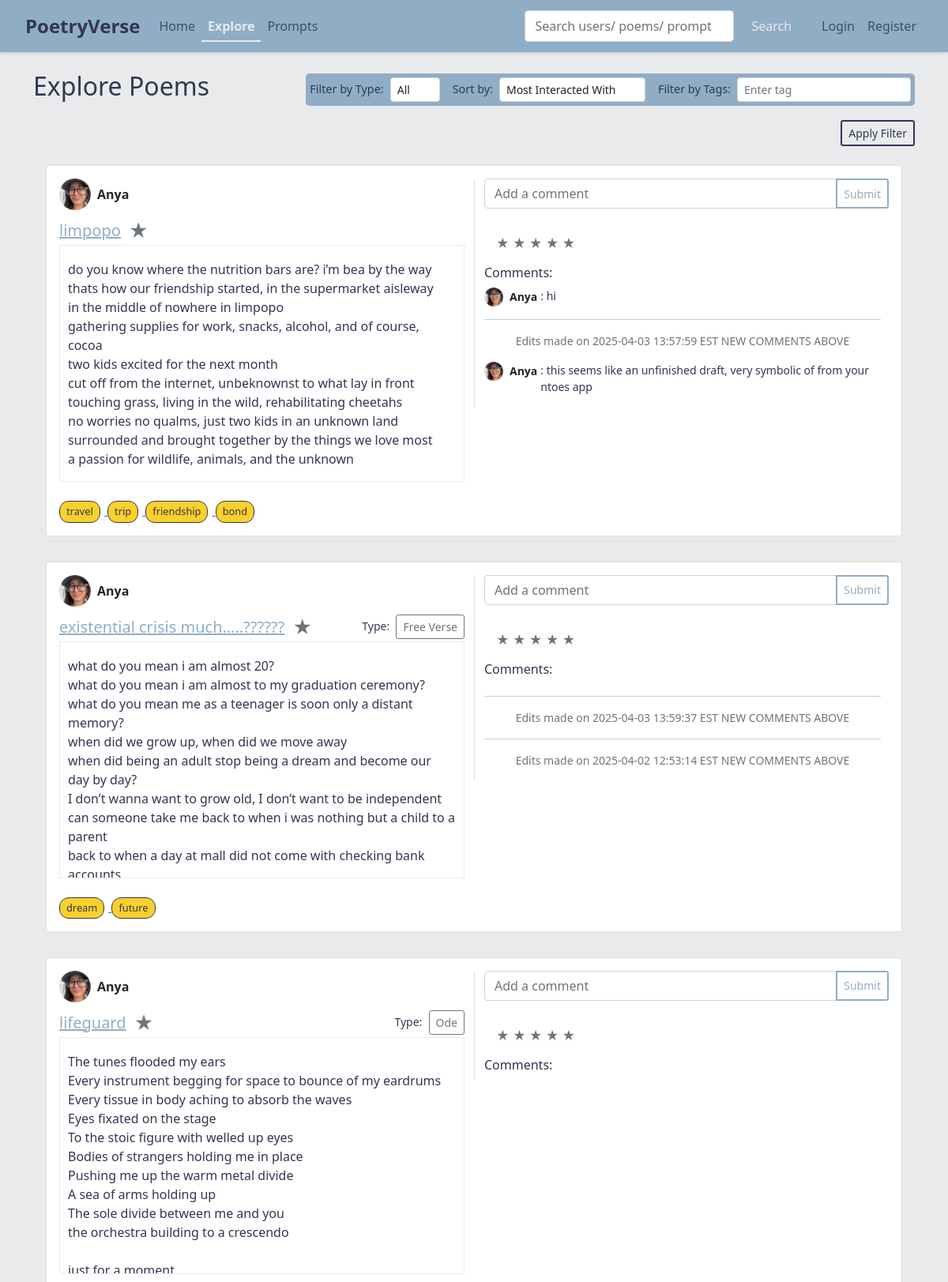
Before: /explore (upper part) with the older database file.
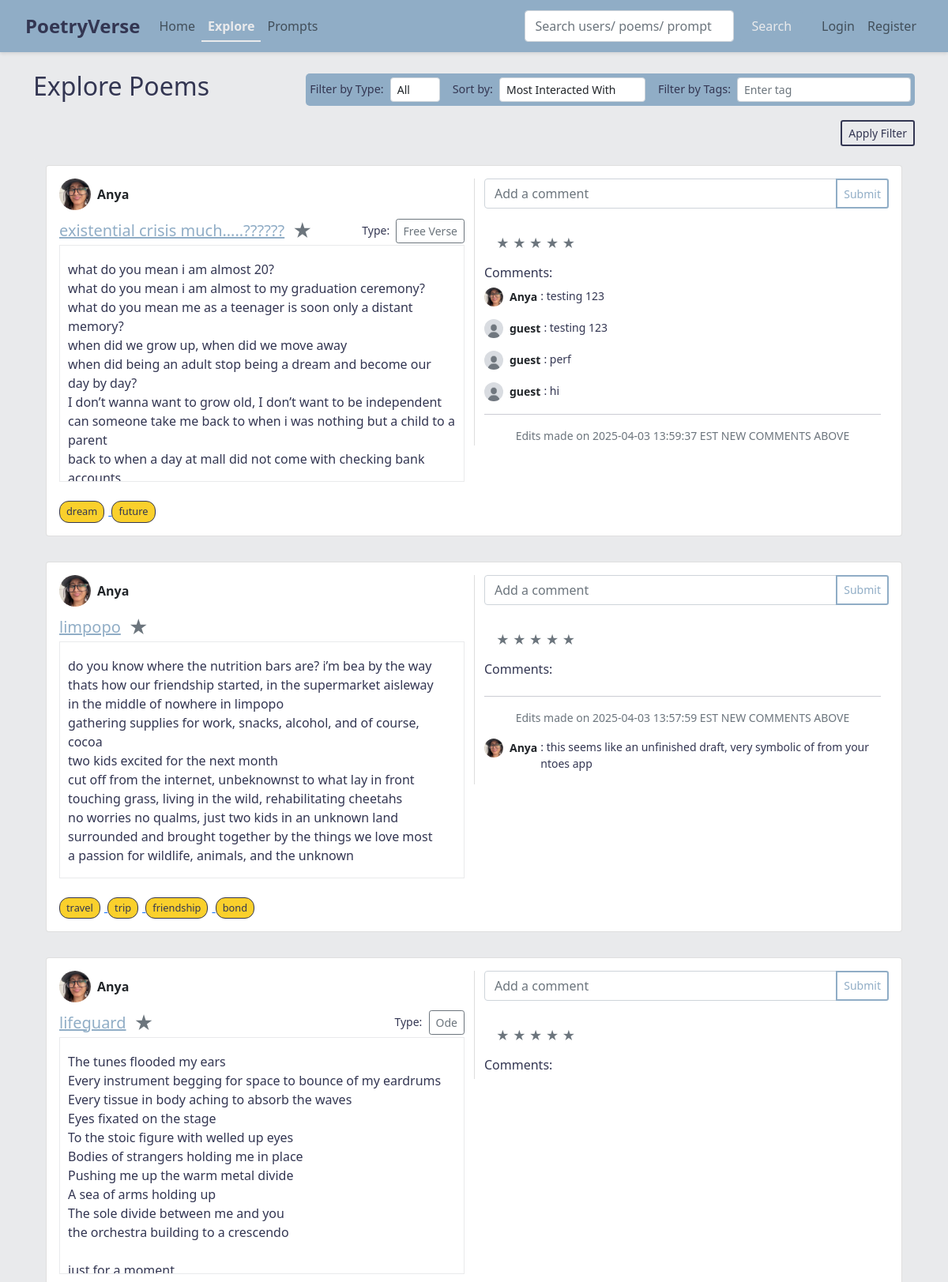
After: the same page with the newer database file.
### app.py (models this page shows)
class Poem(db.Model):
    id = db.Column(db.Integer, primary_key=True)
    title = db.Column(db.String(200), nullable=False)
    content = db.Column(db.Text, nullable=False)
    poem_type = db.Column(db.String(100), nullable=True)
    rating = db.Column(db.Integer, default=0)
    user_id = db.Column(db.Integer, db.ForeignKey('user.id'), nullable=False)
    collection_id = db.Column(db.Integer, db.ForeignKey('collection.id'), nullable=True)
    visibility = db.Column(db.String(10), nullable=False, default='public')
    comments = db.relationship('Comment', backref='poem', lazy=True, cascade="all, delete-orphan")
    tags = db.relationship('Tag', secondary=poem_tags, backref=db.backref('poems', lazy='dynamic'))
    prompt_id = db.Column(db.Integer, db.ForeignKey('prompt.id'), nullable=True)

class User(db.Model, UserMixin):
    id = db.Column(db.Integer, primary_key=True)
    username = db.Column(db.String(150), unique=True, nullable=False)
    email = db.Column(db.String(150), unique=True, nullable=False)
    password = db.Column(db.String(200), nullable=False)
    description = db.Column(db.Text, nullable=True)
    profile_image = db.Column(db.String(300), nullable=True)
    poems = db.relationship('Poem', backref='author', lazy=True)
    collections = db.relationship('Collection', backref='owner', lazy=True)
    favorite_poems = db.relationship('Poem', secondary=favorites, backref=db.backref('favorited_by', lazy='dynamic'))
    following = db.relationship('User', secondary=followers,
                                primaryjoin=(followers.c.follower_id == id),
                                secondaryjoin=(followers.c.followed_id == id),
                                backref=db.backref('followers', lazy='dynamic'),
                                lazy='dynamic')

class Tag(db.Model):
    id = db.Column(db.Integer, primary_key=True)
    name = db.Column(db.String(50), unique=True, nullable=False)

class Comment(db.Model):
    id = db.Column(db.Integer, primary_key=True)
    text = db.Column(db.String(300), nullable=False)
    poem_id = db.Column(db.Integer, db.ForeignKey('poem.id'), nullable=False)
    user_id = db.Column(db.Integer, db.ForeignKey('user.id'), nullable=False)
    created_at = db.Column(db.DateTime, default=datetime.utcnow)
    is_edit_marker = db.Column(db.Boolean, default=False)
    author = db.relationship('User', backref='comments')

### app.py (the view)
@app.route('/explore')
def explore():
    if current_user.is_authenticated:
        base_query = Poem.query.filter(
            (Poem.visibility == 'public') |
            (Poem.visibility.like("select_group:%"))
        )
    else:
        base_query = Poem.query.filter_by(visibility='public')
    filter_tags = request.args.get('filter_tags', None)
    if filter_tags:
        tag_list = [tag.strip() for tag in filter_tags.split(',') if tag.strip()]
        if tag_list:
            base_query = base_query.join(Poem.tags).filter(Tag.name.in_(tag_list)).group_by(Poem.id)
    all_poems = base_query.all()
    if current_user.is_authenticated:
        visible_poems = []
        for poem in all_poems:
            if poem.visibility == 'public':
                visible_poems.append(poem)
            elif poem.visibility.startswith("select_group:"):
                try:
                    group_id = int(poem.visibility.split(":")[1])
                    group = ChatGroup.query.get(group_id)
                    if group and current_user in group.members:
                        visible_poems.append(poem)
                except (IndexError, ValueError):
                    pass
        poems = visible_poems
    else:
        poems = all_poems
    sortBy = request.args.get('sortBy', 'most_interacted')
    if sortBy == "most_interacted":
        poems = sorted(poems, key=lambda p: len(p.comments), reverse=True)
    elif sortBy == "old_to_new":
        poems = sorted(poems, key=lambda p: p.id)
    elif sortBy == "new_to_old":
        poems = sorted(poems, key=lambda p: p.id, reverse=True)
    return render_template('explore.html', poems=poems)

### templates/explore.html (shortened to what the changed rows need)
{% extends "base.html" %}
{% block content %}
<div class="d-flex justify-content-between align-items-center mb-3">
  <h2>Explore Poems</h2>
</div>
<div class="list-group" id="poemList">
  {% for poem in poems %}
  <div class="list-group-item mb-3 custom-bg"
       data-poem-type="{{ poem.poem_type | default('') | lower }}"
       data-poem-id="{{ poem.id }}"
       data-comments="{{ poem.comments|length }}">
    <div class="card">
      <div class="card-body">
        <div class="row">
          <div class="col-md-6">
            <div class="d-flex align-items-center mb-2">
              <a href="{{ url_for('user_profile', user_id=poem.author.id) }}" class="d-flex align-items-center text-decoration-none text-dark">
                {% if poem.author.profile_image %}
                  <img src="{{ poem.author.profile_image }}" alt="Profile Image" style="width: 40px; height: 40px; border-radius: 50%; object-fit: cover; object-position: center; margin-right: 0.5rem;">
                {% else %}
                  <div class="rounded-circle bg-secondary d-flex justify-content-center align-items-center" style="width: 40px; height: 40px; margin-right: 0.5rem;">
                    <span class="text-white" style="font-size: 1rem;">?</span>
                  </div>
                {% endif %}
                <span class="fw-bold">{{ poem.author.username }}</span>
              </a>
            </div>
            <div class="d-flex justify-content-between align-items-center">
              <div class="d-flex justify-content-between align-items-center poem-header">
                <a href="{{ url_for('view_poem', poem_id=poem.id) }}" class="poem-link">
                  <h5 class="card-title mb-0">{{ poem.title }}</h5>
                </a>
                <button class="favorite-btn" data-poem-id="{{ poem.id }}">
                  <span class="star-icon {% if poem in current_user.favorite_poems %}text-warning{% else %}text-secondary{% endif %}">
                    &#9733;
                  </span>
                </button>
              </div>
              {% if poem.poem_type %}
              <div>
                <small class="me-1">Type:</small>
                <button class="btn btn-sm btn-outline-secondary" onclick="window.location.href='{{ url_for('explore') }}?type={{ poem.poem_type | lower }}'">
                  {{ poem.poem_type }}
                </button>
              </div>
              {% endif %}
            </div>
            <div class="poem-content-container">
              <p class="card-text mt-2">{{ poem.content | replace('\n', '<br>') | safe }}</p>
            </div>
            <br>
            {% if poem.tags %}
            <div class="poem-tags">
              {% for tag in poem.tags %}
              <a href="{{ url_for('search', q=tag.name) }}" class="tag-chip-link">
                <span class="tag-chip-display">{{ tag.name }}</span>
              </a>
              {% endfor %}
            </div>
          {% endif %}
          </div>
          <div class="col-md-6 d-flex flex-column" style="border-left: 1px solid #ddd;">
            <form class="add-comment-form" data-poem-id="{{ poem.id }}">
              <div class="input-group mb-2">
                <input type="text" class="form-control" name="comment" placeholder="Add a comment">
                <button type="submit" class="btn btn-sm btn-outline-primary add-button-new">Submit</button>
              </div>
            </form>
            <br>
            <div class="rating mb-3" data-rating="{{ poem.rating }}" data-poem-id="{{ poem.id }}" style="padding-left: 15px;">
              {% for i in range(1, 6) %}
                <span class="star {% if i <= poem.rating %}text-warning{% else %}text-secondary{% endif %}" data-rating-value="{{ i }}">&#9733;</span>
              {% endfor %}
            </div>
            <div class="comments-container">
              <h6>Comments:</h6>
              <div class="comments-list" data-poem-id="{{ poem.id }}">
                {% set sorted_comments = poem.comments|sort(attribute='created_at', reverse=True) %}
                {% for comment in sorted_comments %}
                  {% if comment.is_edit_marker %}
                    <hr>
                    <p class="small text-center text-muted">{{ comment.text }}</p>
                  {% else %}
                    <p class="small d-flex align-items-start" id="comment-{{ comment.id }}">
                      <a href="{{ url_for('user_profile', user_id=comment.author.id) }}" class="d-flex align-items-center text-decoration-none text-dark">
                        {% if comment.author.profile_image %}
                          <img src="{{ comment.author.profile_image }}" alt="Profile" class="comment-profile-img">
                        {% else %}
                          <div class="rounded-circle bg-secondary d-flex justify-content-center align-items-center comment-profile-img">
                            <span class="text-white">?</span>
                          </div>
                        {% endif %}
                        <strong class="me-1">{{ comment.author.username }}</strong>
                      </a>: {{ comment.text }}
                    </p>
                  {% endif %}
                {% endfor %}
              </div>
            </div>
          </div>
        </div>
      </div>
    </div>
  </div>
  {% endfor %}
</div>
{% endblock %}

Changed rows visible on the page:
removed Comment: author.profile_image (picture), author.username "Anya", text "hi", shown under Poem "limpopo"
shown differently, row unchanged: Poem "existential crisis much…..??????": loses Comment (text "Edits made on 2025-04-02 12:53:14 EST NEW COMMENTS ABOVE"); moves up the list
added Comment: author.profile_image (picture), author.username "Anya", text "testing 123", shown under Poem "existential crisis much…..??????"
added Comment: author.profile_image (picture), author.username "guest", text "testing 123", shown under Poem "existential crisis much…..??????"
added Comment: author.profile_image (picture), author.username "guest", text "perf", shown under Poem "existential crisis much…..??????"
added Comment: author.profile_image (picture), author.username "guest", text "hi", shown under Poem "existential crisis much…..??????"
